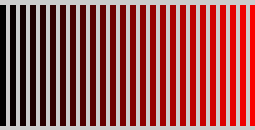
Frame 1 (no input)
Frame 60 (the mouse pressed at the canvas centre just before this capture): identical to frame 1, image omitted
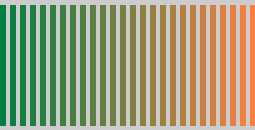
Frame 120 (the mouse held since frame 60 and released just before this capture)

The Processing sketch that drew these frames (run headless with seeded random() and noise(); from frame 60 on, the mouse is pressed at the canvas centre):

// Processing sketch: processing_7563
// ── processing_7563.pde

// Keith O'Hara <kohara@bard.edu>
// Feb 10 2010
// CMSC 117

void setup()
{
  size(255, 130);
}

void draw()
{
  for (int r = 0; r < 255; r = r + 10)
  {
    stroke(r, mouseX, mouseY);
    fill(r, mouseX, mouseY);
    rect(r, 5, 5, 120);
  }
}
